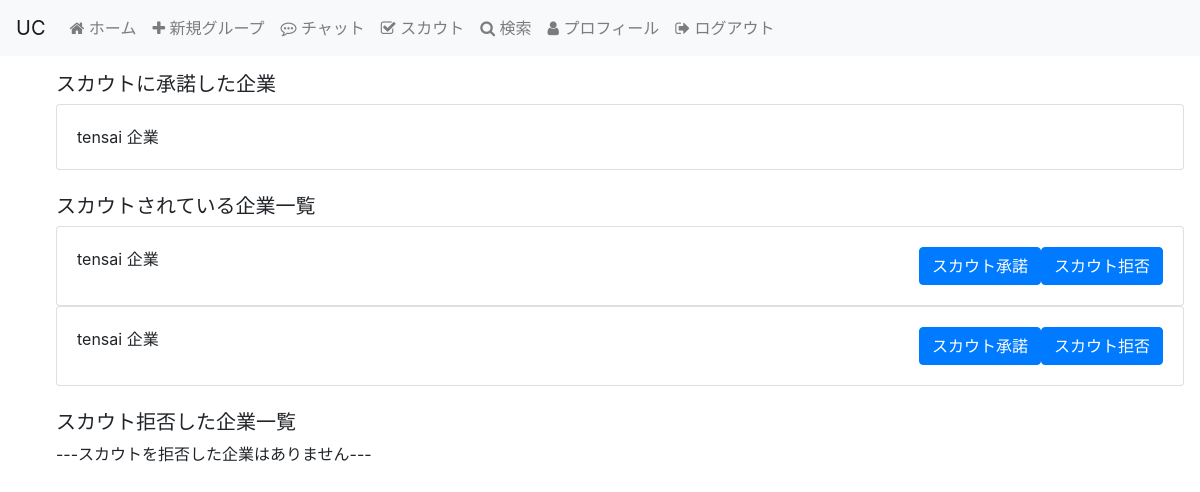
The app's page /scout/6 (signed in) with its own data.
### UC/models/scout.py (models this page shows, shortened)
class Scout(db.Model):
    __tablename__ = "scout"
    id = db.Column(db.Integer, primary_key=True, nullable=False)
    time_post = db.Column(db.DateTime, nullable=False)
    company_id = db.Column(db.Integer, nullable=False)
    student_id = db.Column(db.Integer, nullable=False)
    student_name = db.Column(db.String(100), nullable=False)
    company_name = db.Column(db.String(100), nullable=False)
    result = db.Column(db.String(10), nullable=False)

### UC/views/scout.py (the view)
@app.route("/scout/<int:user_id>")
@is_logined
def show_scout(user_id):
    scout = Scout.query.filter(Scout.company_id == user_id)
    return render_template(
        "scout/scout_list.html", user=session["user"], scouts = scout
    )

### UC/views/views.py (called while the page is built)
def is_logined(view):
    @wraps(view)
    def inner(*args, **kwargs):
        if not session.get("logged_in"):
            return redirect(url_for("login"))
        return view(*args, **kwargs)
    return inner

### UC/templates/scout/scout_list.html
{% extends "layout.html" %}
{% block body %}
<ul class="list-scout list-scout-flush">
    {% if session.company %}
    <h5 class="title">スカウト成功した学生一覧</h5>
        {% for scout in scouts if scout.result=="success" %}
        <div class="card">
            <div class="card-body">
                <a href="{{ url_for('show_profile',user_id=scout.student_id)}}" class="card-title">{{ scout.student_name
                    }}</a>
            </div>
        </div>
        {% else %}
        <p>---スカウトに成功した学生はいません---</p>
        {% endfor %}
        <br>
        <h5 class="title">スカウト中の学生一覧</h5>
        {% for scout in scouts if scout.result=="waiting" %}
        <div class="card">
            <div class="card-body">
                <a href="{{ url_for('show_profile',user_id=scout.student_id)}}" class="card-title">{{ scout.student_name
                    }}</a>
            </div>
        </div>
        {% else %}
        <p>---スカウト中の学生はいません---</p>
        {% endfor %}
        <br>
        <h5 class="title">スカウト失敗した学生一覧</h5>
        {% for scout in scouts if scout.result=="false" %}
        <div class="card">
            <div class="card-body">
                <a href="{{ url_for('show_profile',user_id=scout.student_id)}}" class="card-title">{{ scout.student_name
                    }}</a>
            </div>
        </div>
        {% else %}
        <p>---スカウトに失敗した学生はいません---</p>
        {% endfor %}
        {% else %}
        <h5 class="title">スカウトに承諾した企業</h5>
        {% for scout in scouts if scout.result=="success" %}
        <div class="card">
            <div class="card-body">
                <a href="{{ url_for('show_scouted', user_id=scout.student_id )}}" class="card-title">{{
                    scout.company_name }}</a>
            </div>
        </div>
        {% else %}
        <p>---スカウトに承諾した企業はありません---</p>
        {% endfor %}
        <br>
        <h5 class="title">スカウトされている企業一覧</h5>
        {% for scout in scouts if scout.result=="waiting" %}
        <div class="card">
            <div class="card-body  d-flex justify-content-between align-items-center>
                <a class=" card-title">{{ scout.company_name}}</a>
                <form action="{{ url_for('scout_answer', user_id=scout.student_id, company_id=scout.company_id, answer="
                    success" )}}" method="get" style="display: inline;" class="ml-auto">
                    <button type="submit" class="btn btn-primary">スカウト承諾</button>
                </form>
                <form action="{{ url_for('scout_answer', user_id=scout.student_id, company_id=scout.company_id, answer="
                    false" )}}" method="get" style="display: inline;">
                    <button type="submit" class="btn btn-primary">スカウト拒否</button>
                </form>
            </div>
        </div>
        {% else %}
        <p>---スカウトされている企業はありません---</p>
        {% endfor %}
        <br>
        <h5 class="title">スカウト拒否した企業一覧</h5>
        {% for scout in scouts if scout.result=="false" %}
        <div class="card">
            <div class="card-body">
                <a href="{{ url_for('show_scouted', user_id=scout.student_id )}}" class="card-title">{{
                    scout.company_name }}</a>
            </div>
        </div>
        {% else %}
        <p>---スカウトを拒否した企業はありません---</p>
        {% endfor %}
        {% endif %}
</ul>
{% endblock %}

### UC/static/style.css (style rules this page uses)
a, a:hover, a:visited { color: inherit; }

### records on screen
Scout: company_name "tensai 企業"
Scout: company_name "tensai 企業"
Scout: company_name "tensai 企業"
